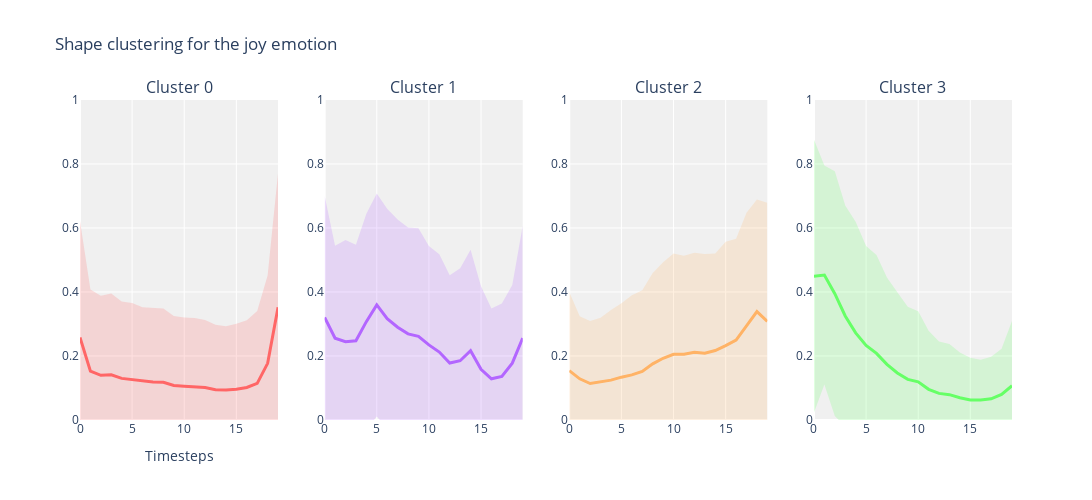
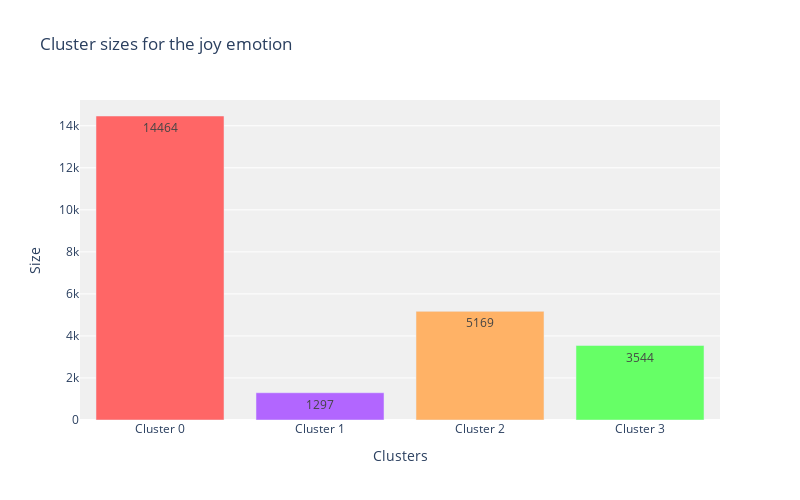

Write notebook code for charts like these, in order.
### Code cell
plot_cluster_evolution_plotly(X_joy, y_joy, 4, "Shape clustering for the joy emotion", emotion="joy", save=True)
plot_cluster_sizes([np.sum(y_joy == i) for i in range(4)], 4, emotion="joy", save=True)

### Figure 1 — Plotly figure (JSON) as saved in the notebook; plotly's stock layout.template omitted (floating-point values rounded to 4 significant figures)
{"data": [{"line": {"color": "#ff6666", "width": 3}, "mode": "lines", "name": "avg", "type": "scatter", "x": [0, 1, 2, 3, 4, 5, 6, 7, 8, 9, 10, 11, 12, 13, 14, 15, 16, 17, 18, 19], "xaxis": "x", "y": [0.2582, 0.1525, 0.1396, 0.1411, 0.1301, 0.1263, 0.1209, 0.1191, 0.1177, 0.1078, 0.1055, 0.104, 0.1015, 0.09468, 0.09367, 0.09637, 0.1015, 0.1144, 0.177, 0.3527], "yaxis": "y"}, {"fill": "toself", "fillcolor": "rgba(255, 102, 102, 0.2)", "hoverinfo": "skip", "line": {"color": "rgba(255,255,255,0)"}, "name": "std", "type": "scatter", "x": [0, 1, 2, 3, 4, 5, 6, 7, 8, 9, 10, 11, 12, 13, 14, 15, 16, 17, 18, 19, 19, 18, 17, 16, 15, 14, 13, 12, 11, 10, 9, 8, 7, 6, 5, 4, 3, 2, 1, 0], "xaxis": "x", "y": [0.6217, 0.4081, 0.3882, 0.3953, 0.37, 0.3655, 0.3522, 0.3507, 0.3483, 0.3253, 0.3204, 0.3191, 0.3125, 0.2976, 0.2933, 0.301, 0.312, 0.341, 0.4514, 0.7719, -0.0666, -0.09743, -0.1123, -0.1089, -0.1082, -0.106, -0.1083, -0.1095, -0.111, -0.1093, -0.1096, -0.1129, -0.1125, -0.1105, -0.1129, -0.1098, -0.1132, -0.109, -0.1031, -0.1053], "yaxis": "y"}, {"line": {"color": "#b266ff", "width": 3}, "mode": "lines", "name": "avg", "type": "scatter", "x": [0, 1, 2, 3, 4, 5, 6, 7, 8, 9, 10, 11, 12, 13, 14, 15, 16, 17, 18, 19], "xaxis": "x2", "y": [0.3203, 0.2554, 0.2449, 0.2474, 0.3073, 0.3596, 0.3168, 0.2899, 0.2692, 0.2617, 0.2347, 0.2123, 0.1779, 0.1852, 0.2163, 0.1585, 0.1289, 0.1361, 0.1775, 0.2562], "yaxis": "y2"}, {"fill": "toself", "fillcolor": "rgba(178, 102, 255, 0.2)", "hoverinfo": "skip", "line": {"color": "rgba(255,255,255,0)"}, "name": "std", "type": "scatter", "x": [0, 1, 2, 3, 4, 5, 6, 7, 8, 9, 10, 11, 12, 13, 14, 15, 16, 17, 18, 19, 19, 18, 17, 16, 15, 14, 13, 12, 11, 10, 9, 8, 7, 6, 5, 4, 3, 2, 1, 0], "xaxis": "x2", "y": [0.7011, 0.5447, 0.5623, 0.5476, 0.6448, 0.708, 0.6598, 0.6265, 0.6018, 0.5988, 0.5434, 0.5184, 0.4525, 0.4744, 0.532, 0.4183, 0.3484, 0.3644, 0.4222, 0.607, -0.09472, -0.06715, -0.09213, -0.09057, -0.1013, -0.0994, -0.104, -0.09656, -0.09379, -0.07393, -0.07554, -0.06331, -0.04673, -0.02626, 0.01111, -0.03012, -0.05266, -0.07245, -0.03389, -0.0605], "yaxis": "y2"}, {"line": {"color": "#ffb266", "width": 3}, "mode": "lines", "name": "avg", "type": "scatter", "x": [0, 1, 2, 3, 4, 5, 6, 7, 8, 9, 10, 11, 12, 13, 14, 15, 16, 17, 18, 19], "xaxis": "x3", "y": [0.1544, 0.1287, 0.114, 0.1185, 0.1246, 0.1338, 0.141, 0.1516, 0.1754, 0.1929, 0.2053, 0.2053, 0.2117, 0.2085, 0.2171, 0.2324, 0.2496, 0.2942, 0.3387, 0.3079], "yaxis": "y3"}, {"fill": "toself", "fillcolor": "rgba(255, 178, 102, 0.2)", "hoverinfo": "skip", "line": {"color": "rgba(255,255,255,0)"}, "name": "std", "type": "scatter", "x": [0, 1, 2, 3, 4, 5, 6, 7, 8, 9, 10, 11, 12, 13, 14, 15, 16, 17, 18, 19, 19, 18, 17, 16, 15, 14, 13, 12, 11, 10, 9, 8, 7, 6, 5, 4, 3, 2, 1, 0], "xaxis": "x3", "y": [0.3998, 0.3243, 0.3095, 0.3192, 0.3441, 0.3645, 0.3898, 0.4056, 0.4593, 0.4932, 0.5203, 0.513, 0.5227, 0.519, 0.5204, 0.557, 0.5663, 0.6475, 0.6891, 0.6791, -0.06326, -0.0116, -0.05921, -0.06701, -0.09226, -0.08617, -0.1021, -0.09933, -0.1024, -0.1096, -0.1074, -0.1086, -0.1023, -0.1078, -0.09684, -0.09482, -0.08228, -0.0814, -0.06694, -0.09107], "yaxis": "y3"}, {"line": {"color": "#66ff66", "width": 3}, "mode": "lines", "name": "avg", "type": "scatter", "x": [0, 1, 2, 3, 4, 5, 6, 7, 8, 9, 10, 11, 12, 13, 14, 15, 16, 17, 18, 19], "xaxis": "x4", "y": [0.4495, 0.4529, 0.3947, 0.3251, 0.2722, 0.2328, 0.2083, 0.1739, 0.147, 0.1271, 0.1193, 0.09582, 0.08323, 0.07921, 0.06957, 0.06262, 0.06282, 0.06611, 0.08015, 0.1072], "yaxis": "y4"}, {"fill": "toself", "fillcolor": "rgba(102, 255, 102, 0.2)", "hoverinfo": "skip", "line": {"color": "rgba(255,255,255,0)"}, "name": "std", "type": "scatter", "x": [0, 1, 2, 3, 4, 5, 6, 7, 8, 9, 10, 11, 12, 13, 14, 15, 16, 17, 18, 19, 19, 18, 17, 16, 15, 14, 13, 12, 11, 10, 9, 8, 7, 6, 5, 4, 3, 2, 1, 0], "xaxis": "x4", "y": [0.876, 0.795, 0.7771, 0.67, 0.6195, 0.5439, 0.516, 0.4453, 0.3989, 0.3536, 0.3396, 0.2793, 0.2452, 0.2378, 0.2107, 0.1946, 0.1883, 0.1975, 0.2227, 0.3094, -0.09494, -0.06236, -0.0653, -0.06266, -0.06936, -0.07154, -0.07937, -0.07874, -0.08765, -0.1011, -0.09949, -0.1049, -0.09751, -0.09939, -0.07822, -0.07502, -0.01986, 0.0123, 0.1108, 0.02301], "yaxis": "y4"}], "layout": {"annotations": [{"font": {"size": 16}, "showarrow": false, "text": "Cluster 0", "x": 0.1062, "xanchor": "center", "xref": "paper", "y": 1, "yanchor": "bottom", "yref": "paper"}, {"font": {"size": 16}, "showarrow": false, "text": "Cluster 1", "x": 0.3688, "xanchor": "center", "xref": "paper", "y": 1, "yanchor": "bottom", "yref": "paper"}, {"font": {"size": 16}, "showarrow": false, "text": "Cluster 2", "x": 0.6313, "xanchor": "center", "xref": "paper", "y": 1, "yanchor": "bottom", "yref": "paper"}, {"font": {"size": 16}, "showarrow": false, "text": "Cluster 3", "x": 0.8938, "xanchor": "center", "xref": "paper", "y": 1, "yanchor": "bottom", "yref": "paper"}], "height": 500, "plot_bgcolor": "rgba(240,240,240,1)", "showlegend": false, "title": {"text": "Shape clustering for the joy emotion"}, "width": 2000, "xaxis": {"anchor": "y", "domain": [0, 0.2125], "title": {"text": "Timesteps"}}, "xaxis2": {"anchor": "y2", "domain": [0.2625, 0.475]}, "xaxis3": {"anchor": "y3", "domain": [0.525, 0.7375]}, "xaxis4": {"anchor": "y4", "domain": [0.7875, 1]}, "yaxis": {"anchor": "x", "domain": [0, 1], "range": [0, 1]}, "yaxis2": {"anchor": "x2", "domain": [0, 1], "range": [0, 1]}, "yaxis3": {"anchor": "x3", "domain": [0, 1], "range": [0, 1]}, "yaxis4": {"anchor": "x4", "domain": [0, 1], "range": [0, 1]}}}

### Figure 2 — Plotly figure (JSON) as saved in the notebook; plotly's stock layout.template omitted (floating-point values rounded to 4 significant figures)
{"data": [{"marker": {"color": ["#ff6666", "#b266ff", "#ffb266", "#66ff66"]}, "text": ["14464", "1297", "5169", "3544"], "textposition": "auto", "type": "bar", "x": ["Cluster 0", "Cluster 1", "Cluster 2", "Cluster 3"], "y": [14464, 1297, 5169, 3544]}], "layout": {"height": 500, "plot_bgcolor": "rgba(240, 240, 240, 1)", "title": {"text": "Cluster sizes for the joy emotion"}, "width": 800, "xaxis": {"title": {"text": "Clusters"}}, "yaxis": {"title": {"text": "Size"}}}}
